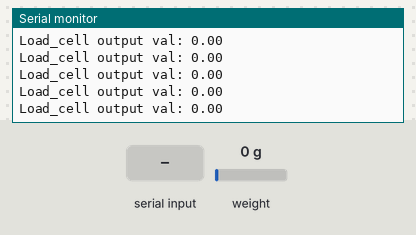
Recording of a sketch running on a simulated Arduino Uno, built with avr-gcc and run on an emulated ATmega328P. Shown: the last lines printed to the serial monitor. Inputs (shaded band) come from the test bench; at power-on: weight on the scale 0 g.

Above: at 3.6 s.
3.7 s: "t" received over Serial
At 3.86 s:
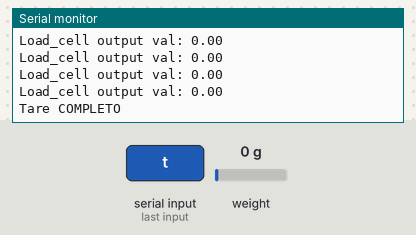
5.2 s: weight on the scale set to 100 g
At 5.59 s:
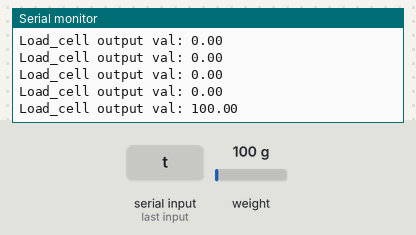
6.7 s: weight on the scale set to 1250 g
At 6.85 s:
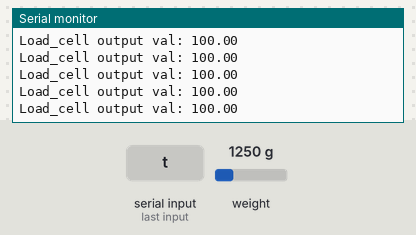
Timing chart, 0 to 9.7 s (numbered marks = the images above; inputs shaded):
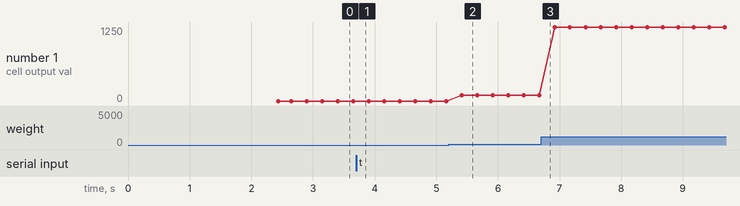

The sketch:

hx711.ino
```cpp
  /////////////////////
//       TI-Trash      //
//                     //
//       Autores:      //
//   Tiago Goncalves   //
//  Alexandre Salgado  //
// ------------------- //
//     com ajuda de    //
// Dr. Fernando Moita  //
  /////////////////////

#include <HX711_ADC.h>

#define SS_PIN 10
#define RST_PIN 9

//HX711 constructor (dout pin, sck pin)
HX711_ADC LoadCell(3, 2);

long t;

void setup() {
  Serial.begin(9600);
  Serial.println("ESPERE");
  LoadCell.begin();
  long stabilisingtime = 2000; // tempo de estabilizacao
  LoadCell.start(stabilisingtime);
  LoadCell.setCalFactor(696.0); // factor de calibracao
  Serial.println("Processo Startup + Tare Completo");
}

void loop() {
  LoadCell.update();

  if (millis() > t + 250) {
    float i = LoadCell.getData();
    Serial.print("Load_cell output val: ");
    Serial.println(i);
    t = millis();
  }

  //RECEBE INFORMACAO DO TERMINAL SERIAL
  if (Serial.available() > 0) {
    float i;
    char inByte = Serial.read();
    if (inByte == 't') LoadCell.tareNoDelay();
  }

  //CHECK SE O PROCESSO DE TARE FOI COMPLETO
  if (LoadCell.getTareStatus() == true) {
    Serial.println("Tare COMPLETO");
  }

}
```

Measured:
- after the input at 3.7 s, the serial monitor: prints a new line at once (image 1)
- after the input at 5.2 s, the serial monitor: prints a new line after 0.21 s (image 2)
- plotted number 1: 0 → 100 after the input at 5.2 s, 100 → 1250 after the input at 6.7 s
